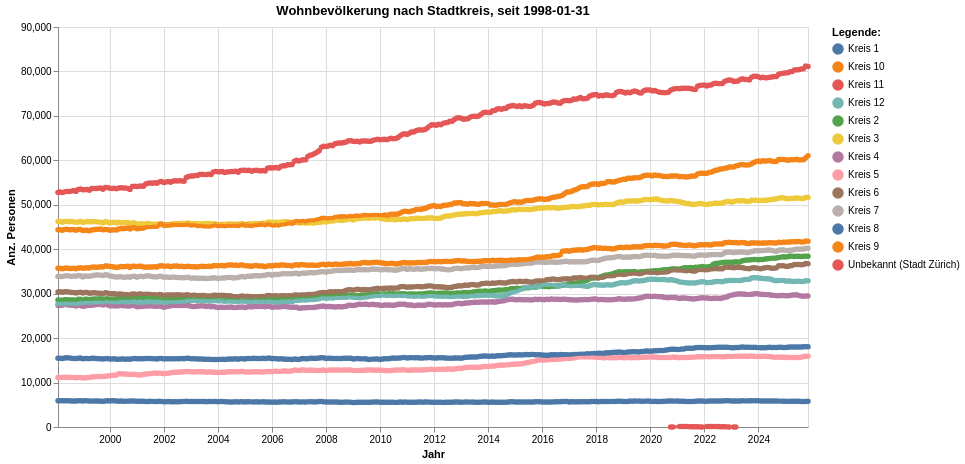

Notebook code for this chart:
### Code cell
grafik1 = mypy_dv.plot_altair_multiline_highlight(
    data = myAgg1.reset_index().query('sum_WBev>1').sort_values('KreisCd', ascending=True)
    ,x = 'StichtagDat:T'
    ,y = 'sum_WBev:Q'
    ,x_beschriftung = 'Jahr'
    , y_beschriftung = 'Anz. Personen'
    ,category = "KreisLang:N"
    ,category_beschriftung= 'Legende:'
    ,warning_status = "ignore" #always or ignore
    ,myTitle="Wohnbevölkerung nach Stadtkreis, seit "+data_min_date
)
grafik1

### Figure 1 — Vega-Lite specification as saved in the notebook (floating-point values rounded to 4 significant figures; data arrays with more than 128 entries replaced by an {"elided": "..."} marker saying what was removed)
{"config": {"view": {"continuousWidth": 300, "continuousHeight": 300}}, "layer": [{"mark": {"type": "circle"}, "encoding": {"color": {"field": "KreisLang", "legend": {"orient": "right", "title": "Legende:"}, "type": "nominal"}, "opacity": {"value": 1.3}, "tooltip": [{"field": "StichtagDat", "type": "temporal"}, {"field": "KreisLang", "type": "nominal"}, {"field": "sum_WBev", "type": "quantitative"}], "x": {"axis": {"title": "Jahr"}, "field": "StichtagDat", "type": "temporal"}, "y": {"axis": {"title": "Anz. Personen"}, "field": "sum_WBev", "type": "quantitative"}}, "name": "view_1", "title": "Wohnbevölkerung nach Stadtkreis, seit 1998-01-31"}, {"mark": {"type": "line"}, "encoding": {"color": {"field": "KreisLang", "legend": {"orient": "right", "title": "Legende:"}, "type": "nominal"}, "size": {"condition": {"test": {"not": {"param": "param_1"}}, "value": 1.2}, "value": 3}, "tooltip": [{"field": "StichtagDat", "type": "temporal"}, {"field": "KreisLang", "type": "nominal"}, {"field": "sum_WBev", "type": "quantitative"}], "x": {"axis": {"title": "Jahr"}, "field": "StichtagDat", "type": "temporal"}, "y": {"axis": {"title": "Anz. Personen"}, "field": "sum_WBev", "type": "quantitative"}}, "title": "Wohnbevölkerung nach Stadtkreis, seit 1998-01-31"}], "data": {"name": "data-bd4c23289ed8515fa46ed5c1ddbd8d0e"}, "height": 400, "params": [{"name": "param_1", "select": {"type": "point", "fields": ["KreisLang:N"], "nearest": true, "on": "pointerover"}, "views": ["view_1"]}], "width": 750, "$schema": "https://vega.github.io/schema/vega-lite/v5.8.0.json", "datasets": {"data-bd4c23289ed8515fa46ed5c1ddbd8d0e": {"elided": "4034 records"}}}
